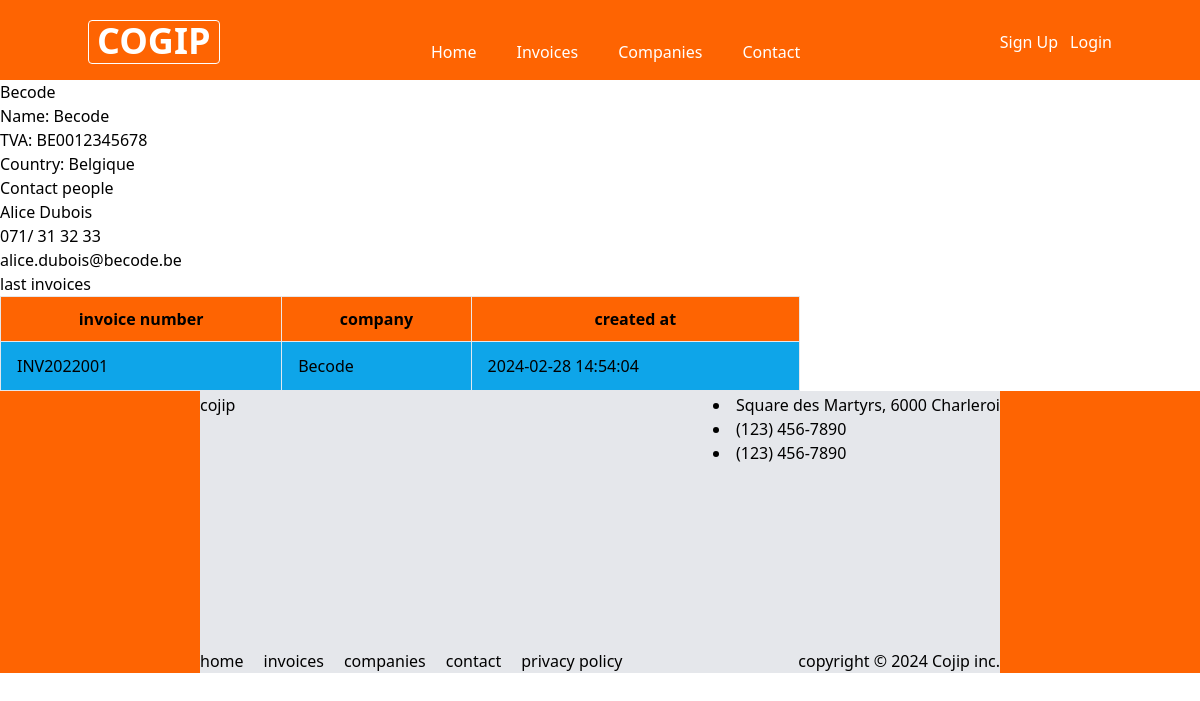
The page /index.php?page=compagnies-show&id=1 on the database its author committed.
### tables this page shows
CREATE TABLE `companies` (
  `id` int(11) NOT NULL,
  `name` varchar(50) NOT NULL,
  `type_id` int(11) DEFAULT NULL,
  `country` varchar(50) DEFAULT NULL,
  `tva` varchar(50) DEFAULT NULL,
  `created_at` datetime DEFAULT current_timestamp(),
  `update_dat` datetime DEFAULT current_timestamp() ON UPDATE current_timestamp()
);

CREATE TABLE `contacts` (
  `id` int(11) NOT NULL,
  `name` varchar(50) NOT NULL,
  `email` varchar(50) DEFAULT NULL,
  `company_id` int(11) DEFAULT NULL,
  `phone` varchar(50) DEFAULT NULL,
  `created_at` datetime DEFAULT current_timestamp(),
  `updated_at` datetime DEFAULT current_timestamp() ON UPDATE current_timestamp()
);

CREATE TABLE `invoices` (
  `id` int(11) NOT NULL,
  `ref` varchar(50) DEFAULT NULL,
  `company_id` int(11) DEFAULT NULL,
  `created_at` datetime DEFAULT current_timestamp(),
  `updated_at` datetime DEFAULT current_timestamp() ON UPDATE current_timestamp()
);

### Controller/CompaniesController.php (called while the page is built, shortened)
<?php
class CompaniesController
{
    public function show()
    {
        $id = $_GET['id'] ?? null;
        $companies = $this->getCompanies();
        $selectedCompanies = array_search($id,  array_column($companies, 'id'));
        $compagny = $companies[$selectedCompanies];
        require 'View/Companies/show.php';
    }
    private function getCompanies()
    {
        require 'Connect/Cogip.php';
        $statement = $bdd->prepare('SELECT id, name, country, tva, created_at FROM companies');
        $statement->execute();
        $rawCompanies = $statement->fetchAll();
        $companies = [];
        foreach ($rawCompanies as $rawCompagny)
        {
            $companies[] = new Companies($rawCompagny['name'], $rawCompagny['country'], $rawCompagny['tva'], $rawCompagny['created_at'], $rawCompagny['id']);
        }
        return $companies;
    }
    public function singleCompany($id) {
        require 'Connect/Cogip.php';
        $statement = $bdd->prepare("SELECT id, name, country, tva, created_at FROM companies WHERE id = $id");
        $statement->execute();
        $rawCompanies = $statement->fetchAll();
        $companies = [];
        foreach ($rawCompanies as $rawCompagny)
        {
            $companies[] = new Companies($rawCompagny['name'], $rawCompagny['country'], $rawCompagny['tva'], $rawCompagny['created_at'], $rawCompagny['id']);
        }
        return $companies;
    }
}

### Model/Compagnies.php (called while the page is built, shortened)
<?php
class Companies
{
    public function __construct(string $name, string $country, string $tvaNumber, string $created_at, int $id)
    {
        $this->name = $name;
        $this->country = $country;
        $this->tvaNumber = $tvaNumber;
    }
}

### Controller/InvoicesController.php (called while the page is built, shortened)
<?php
class InvoicesController
{
    private function getInvoices()
    {
        require 'Connect/Cogip.php';
        $statement = $bdd->prepare('SELECT id, ref, company_id, created_at FROM invoices');
        $statement->execute();
        $rawInvoices = $statement->fetchAll();
        $invoices = [];
        foreach ($rawInvoices as $rawInvoice)
        {
            $invoices[] = new Invoices($rawInvoice['id'], $rawInvoice['ref'], $rawInvoice['company_id'], $rawInvoice['created_at']);
        }
        return $invoices;
    }
    public function showFromCompagnies()
    {
        $id = $_GET['id'] ?? null;
        $contacts = $this->getInvoices();
        $selectedArticles = [];
        foreach ($contacts as $contact) {
            if ($contact->company_id == $id) {
                $selectedArticles[] = $contact;
            }
        }
        return($selectedArticles);
    }
}

### Model/Contacts.php (called while the page is built, shortened)
<?php
class Contacts {
    public function __construct(string $name, string $email, string $phone, int $company_id, string $created_at, int $id) {
        $this->name = $name;
        $this->email = $email;
        $this->phone = $phone;
    }
}

### Controller/ContactsController.php (called while the page is built, shortened)
<?php
class ContactsController {
    private function getContacts()
    {
        require('Connect/Cogip.php');
        $req = $bdd->prepare('SELECT * FROM contacts');
        $req->execute();
        $rawContacts = $req->fetchAll();
        $contacts = [];
        foreach ($rawContacts as $rawContact) {
            $contacts[] = new Contacts($rawContact['name'], $rawContact['email'], $rawContact['phone'], $rawContact['company_id'], $rawContact['created_at'], $rawContact['id']);
        }
        return $contacts;
    }
    public function showFromCompagnies()
    {
        $id = $_GET['id'] ?? null;
        $contacts = $this->getContacts();
        $selectedArticles = [];
        foreach ($contacts as $contact) {
            if ($contact->company_id == $id) {
                $selectedArticles[] = $contact;
            }
        }
        return($selectedArticles);
    }
}

### Model/Invoices.php (called while the page is built, shortened)
<?php
class Invoices
{
    public function __construct(int $id, string $reference, int $company_id, string $created_at)
    {
        $this->reference = $reference;
        $this->company_id = $company_id;
        $this->created_at = $created_at;
    }
}

### View/Companies/show.php (the view)
<?php require 'View/includes/header.php'; $contacts = (new ContactsController())->showFromCompagnies(); $invoices = (new InvoicesController())->showFromCompagnies(); ?>
<main>
    <section>
        <div>
            <h1><?=$compagny->name?></h1>
            <div>
                <p><span>Name: </span><?=$compagny->name?></p>
                <p><span>TVA: </span><?=$compagny->tvaNumber?></p>
                <p><span>Country: </span><?=$compagny->country?></p>
            </div>
        </div>
    </section>
    <section>
        <div>
            <h2>Contact people</h2>
            <?php foreach($contacts as $cont) :?>
                <div>
                    <h3><?=$cont->name?></h3>
                    <p><?=$cont->phone?></p>
                    <p><?=$cont->email?></p>
                </div>
            <?php endforeach; ?>
        </div>
    </section>
    <section>
        <h2>last invoices</h2>
        <table class="w-8/12 ">
            <thead class="bg-primary-color-orange">
                <tr>
                    <th class="px-4 py-2.5 border">invoice number</th>
                    <th class="px-4 py-2.5 border">company</th>
                    <th class="px-4 py-2.5 border">created at</th>
                </tr>
            </thead>
            <tbody>
                <?php foreach ($invoices as $invoice) : ?>
                <?php $company = (new CompaniesController())->singleCompany($invoice->company_id);?>
                    <tr>
                        <td class="bg-sky-500/100 px-4 py-3 border"><?=$invoice->reference?></td>
                        <td class="bg-sky-500/100 px-4 py-3 border"><?=$company[0]->name?></td>
                        <td class="bg-sky-500/100 px-4 py-3 border"><?=$invoice->created_at?></td>
                    </tr>
                <?php endforeach; ?>
            </tbody>
        </table>
    </section>
</main>
<?php require 'View/includes/footer.php' ?>

### rows shown on the page
companies: name "Becode", tva "BE0012345678", country "Belgique"
contacts: name "Alice Dubois", phone "071/ 31 32 33", email "alice.dubois@becode.be"
invoices: ref "INV2022001", company.name "Becode", created_at "2024-02-28 14:54:04"
